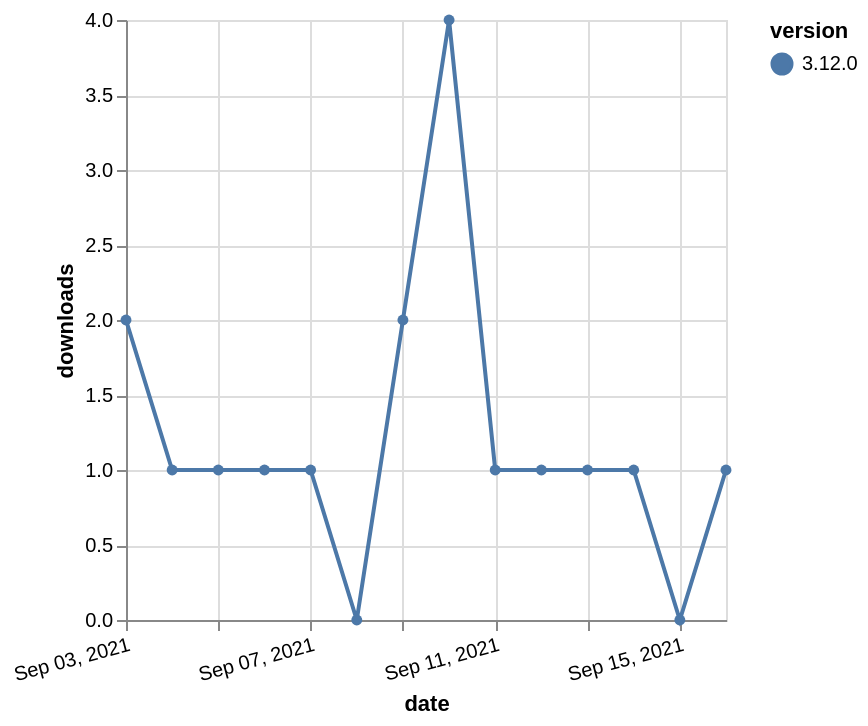

This figure's Vega-Lite source:
### Vega-Lite specification from a JSON file in a GitHub repository (floating-point values rounded to 4 significant figures)
{"$schema": "https://vega.github.io/schema/vega-lite/v5.json", "description": "A simple bar chart with embedded data.", "data": {"values": [{"date": "2021-09-03", "total": 513, "delta": 2, "version": "3.12.0"}, {"date": "2021-09-04", "total": 514, "delta": 1, "version": "3.12.0"}, {"date": "2021-09-05", "total": 515, "delta": 1, "version": "3.12.0"}, {"date": "2021-09-06", "total": 516, "delta": 1, "version": "3.12.0"}, {"date": "2021-09-07", "total": 517, "delta": 1, "version": "3.12.0"}, {"date": "2021-09-08", "total": 517, "delta": 0, "version": "3.12.0"}, {"date": "2021-09-09", "total": 519, "delta": 2, "version": "3.12.0"}, {"date": "2021-09-10", "total": 523, "delta": 4, "version": "3.12.0"}, {"date": "2021-09-11", "total": 524, "delta": 1, "version": "3.12.0"}, {"date": "2021-09-12", "total": 525, "delta": 1, "version": "3.12.0"}, {"date": "2021-09-13", "total": 526, "delta": 1, "version": "3.12.0"}, {"date": "2021-09-14", "total": 527, "delta": 1, "version": "3.12.0"}, {"date": "2021-09-15", "total": 527, "delta": 0, "version": "3.12.0"}, {"date": "2021-09-16", "total": 528, "delta": 1, "version": "3.12.0"}]}, "width": "container", "mark": {"type": "line", "point": {"filled": true}}, "encoding": {"x": {"field": "date", "type": "temporal", "timeUnit": "yearmonthdate", "title": "date", "axis": {"labelAngle": -15}}, "y": {"field": "delta", "type": "quantitative", "title": "downloads"}, "color": {"field": "version", "type": "nominal"}, "tooltip": {"field": "delta"}}}
